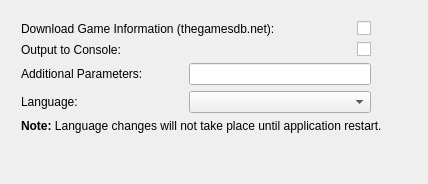
     <widget class="QWidget" name="otherWidget">
      <attribute name="title">
       <string>Other</string>
      </attribute>
      <layout class="QGridLayout" name="gridLayout">
       <item row="0" column="0">
        <layout class="QGridLayout" name="otherLayout">
         <property name="leftMargin">
          <number>10</number>
         </property>
         <property name="topMargin">
          <number>10</number>
         </property>
         <item row="2" column="0">
          <widget class="QLabel" name="parametersLabel">
           <property name="minimumSize">
            <size>
             <width>150</width>
             <height>0</height>
            </size>
           </property>
           <property name="text">
            <string>Additional Parameters:</string>
           </property>
          </widget>
         </item>
         <item row="1" column="2">
          <widget class="QCheckBox" name="outputOption">
           <property name="toolTip">
            <string extracomment="If checked, CEN64's output will be redirected to CEN64-Qt so you can view the VI/s or debug information."/>
           </property>
           <property name="text">
            <string/>
           </property>
          </widget>
         </item>
         <item row="0" column="2">
          <widget class="QCheckBox" name="downloadOption">
           <property name="toolTip">
            <string>Requires catalog file</string>
           </property>
           <property name="text">
            <string/>
           </property>
          </widget>
         </item>
         <item row="0" column="0" colspan="2">
          <widget class="QLabel" name="downloadLabel">
           <property name="minimumSize">
            <size>
             <width>330</width>
             <height>0</height>
            </size>
           </property>
           <property name="text">
            <string>Download Game Information (thegamesdb.net):</string>
           </property>
          </widget>
         </item>
         <item row="1" column="0" colspan="2">
          <widget class="QLabel" name="outputLabel">
           <property name="text">
            <string>Output to Console:</string>
           </property>
          </widget>
         </item>
         <item row="3" column="1" colspan="2">
          <widget class="QComboBox" name="languageBox"/>
         </item>
         <item row="2" column="1" colspan="2">
          <widget class="QLineEdit" name="parametersLine">
           <property name="toolTip">
            <string>Use to pass additional parameters to CEN64</string>
           </property>
          </widget>
         </item>
         <item row="3" column="0">
          <widget class="QLabel" name="languageLabel">
           <property name="text">
            <string>Language:</string>
           </property>
          </widget>
         </item>
        </layout>
       </item>
       <item row="2" column="0">
        <spacer name="otherVSpacer">
         <property name="orientation">
          <enum>Qt::Vertical</enum>
         </property>
         <property name="sizeHint" stdset="0">
          <size>
           <width>20</width>
           <height>40</height>
          </size>
         </property>
        </spacer>
       </item>
       <item row="0" column="1">
        <spacer name="otherHSpacer">
         <property name="orientation">
          <enum>Qt::Horizontal</enum>
         </property>
         <property name="sizeHint" stdset="0">
          <size>
           <width>40</width>
           <height>20</height>
          </size>
         </property>
        </spacer>
       </item>
       <item row="1" column="0" colspan="2">
        <widget class="QLabel" name="languageInfoLabel">
         <property name="text">
          <string>&lt;b&gt;Note:&lt;/b&gt; Language changes will not take place until application restart.</string>
         </property>
         <property name="wordWrap">
          <bool>true</bool>
         </property>
         <property name="indent">
          <number>10</number>
         </property>
        </widget>
       </item>
      </layout>
     </widget>
